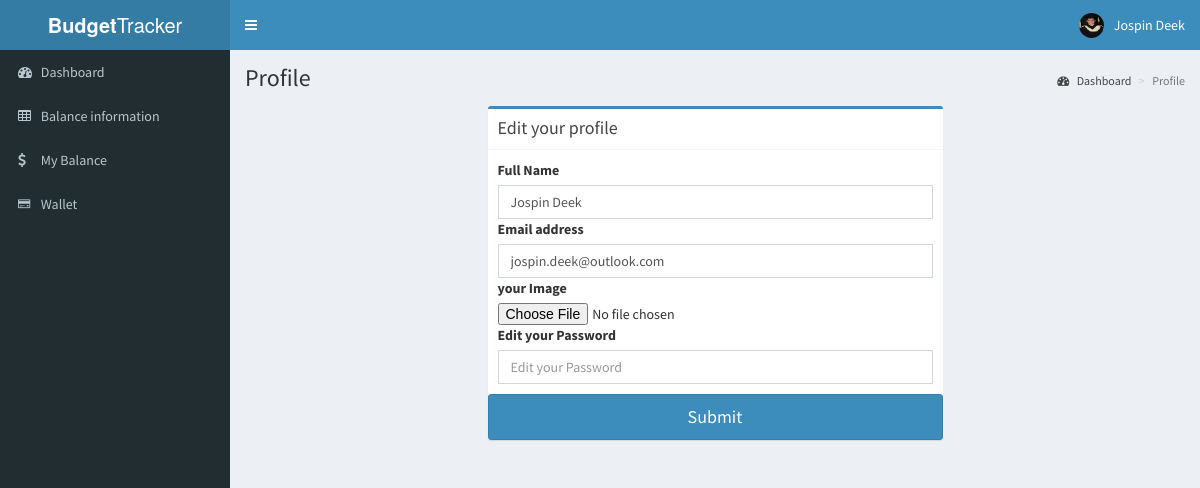
Screenshot of /profile.php (signed in) with the database file from the repository.
### tables this page shows
CREATE TABLE `users` (
  `uid` int(11) NOT NULL,
  `email` varchar(255) NOT NULL,
  `password` varchar(255) NOT NULL,
  `fullName` varchar(255) NOT NULL,
  `balance` int(11) NOT NULL,
  `Income` int(11) NOT NULL,
  `expense` int(11) NOT NULL,
  `wallet` int(11) NOT NULL,
  `image` text NOT NULL
);

### profile.php (the view, shortened to what this page needs)
<!DOCTYPE html>
<?php
	require("include/dbInfo.php");
	if( (isset($_SESSION['created']) && $_SESSION['created']==true) ||  (isset($_SESSION['loggedIn']) && $_SESSION['loggedIn']==true)){
$email=$_SESSION["email"];
$inf=$mysqli->prepare("select * from users where email=?");
$inf->bind_param("s",$email);
$inf->execute();
$inf->store_result();
$inf->bind_result($id,$email,$p,$name,$balance,$income,$expense,$wallet,$image);
 ?>
<html>
<head>
  <link rel="stylesheet" href="css/bootstrap.min.css">
  <link rel="stylesheet" href="css/font-awesome.min.css">
  <link rel="stylesheet" href="css/ionicons.min.css">
  <link rel="stylesheet" href="css/AdminLTE.min.css">
  <link rel="stylesheet" href="css/_all-skins.min.css">
  <link rel="stylesheet" href="css/morris.css">
  <link rel="stylesheet" href="css/jquery-jvectormap.css">
  <link rel="stylesheet" href="css/bootstrap-datepicker.min.css">
  <link rel="stylesheet" href="css/daterangepicker.css">
  <link rel="stylesheet" href="css/bootstrap3-wysihtml5.min.css">
</head>
<body class="hold-transition skin-blue sidebar-mini">
  <div class="wrapper">
    <header class="main-header">
      <a href="index.php" class="logo">
        <span class="logo-lg"><b>Budget</b>Tracker</span>
      </a>
      <nav class="navbar navbar-static-top">
        <a href="#" class="sidebar-toggle" data-toggle="push-menu" role="button">
        </a>
        <div class="navbar-custom-menu">
          <ul class="nav navbar-nav">
            <li class="dropdown user user-menu">
              <a href="#" class="dropdown-toggle" data-toggle="dropdown">
                <img src="<?=$image?>" class="user-image" alt="User Image">
                <span class="hidden-xs"><?= $name ?></span>
              </a>
            </li>
          </ul>
        </div>
      </nav>
    </header>
    <aside class="main-sidebar">
      <section class="sidebar">
        <ul class="sidebar-menu" data-widget="tree">
            <li >
              <a href="index.php">
                <i class="fa fa-dashboard"></i> <span>Dashboard</span>
              </a>
            </li>
            <li >
              <a href="data.php">
                <i class="fa fa-table"></i> <span>Balance information</span>
              </a>
            </li>
            <li >
              <a href="balance.php">
                <i class="fa fa-dollar"></i> <span>My Balance</span>
            </a>
            </li>
            <li >
              <a href="wallet.php">
                <i class="ion ion-card"></i> <span>Wallet</span>
              </a>
            </li>
        </ul>
      </section>
    </aside>
    <div class="content-wrapper">
      <section class="content-header">
        <h1>
          Profile
        </h1>
        <ol class="breadcrumb">
    <li><a href="index.php"><i class="fa fa-dashboard"></i> Dashboard</a></li>
    <li class="active">Profile</li>
        </ol>
      </section>
      <section class="content">
          <div class="row">
          <div class="col-xs-3">
          </div>
          <div class="col-md-6">
            <div class="box box-primary">
              <div class="box-header with-border">
                <h3 class="box-title">Edit your profile</h3>
              </div>
              <form autocomplete="off" method="post" action="profileEdit.php" role="form" enctype="multipart/form-data">
                <div class="box-body">
                    <label for="fullname">Full Name</label>
                    <input type="text" name="fullName" class="form-control" id="fullname" value="<?= $name ?>" placeholder="Enter your full name">
                    <label for="email">Email address</label>
                    <input name="email" type="email" class="form-control"  value="<?= $email ?>" placeholder="Enter email">
                    <label for="imageInput">your Image</label>
                    <input name="image" type="file" id="imageInput">
                    <label for="password">Edit your Password</label>
                    <input name="pass" type="password" class="form-control"   placeholder="Edit your Password">
                </div>
                  <input name="submit" type="submit" class="btn btn-block btn-primary btn-lg" value="Submit">
              </form>
              <div class="col-xs-3">
              </div>
          </div>
      </section>
    </div>
  </div>
</body>
</html>
<?php
}
else{
	header("Location:login.php");
}
 ?>

### rows the page displays
users: image (picture), fullName "Jospin Deek", email "jospin.deek@outlook.com"
